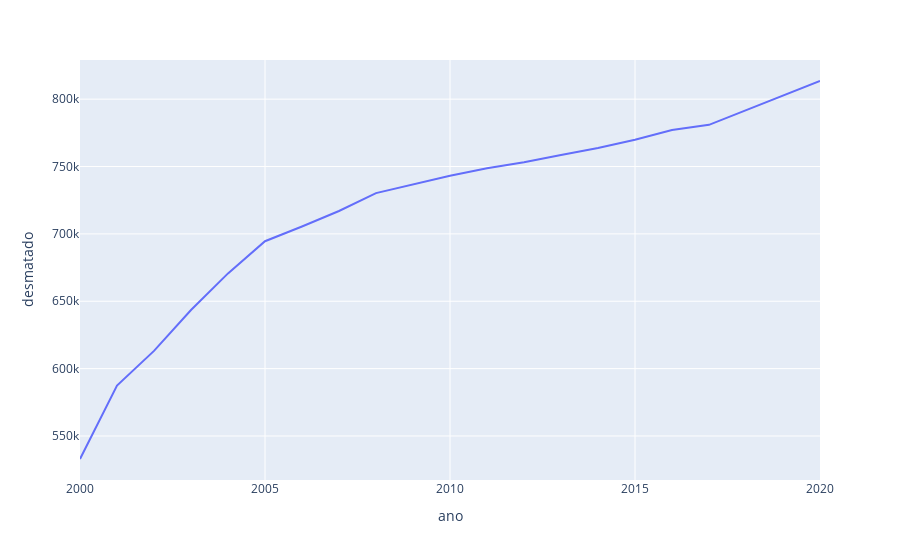

Source (notebook cell):
### Code cell
px.line(a, x = a.index, y = 'desmatado')

### Figure 1 — Plotly figure (JSON) as saved in the notebook; plotly's stock layout.template omitted (floating-point values rounded to 4 significant figures)
{"data": [{"hovertemplate": "ano=%{x}<br>desmatado=%{y}<extra></extra>", "legendgroup": "", "line": {"color": "#636efa", "dash": "solid"}, "marker": {"symbol": "circle"}, "mode": "lines", "name": "", "orientation": "v", "showlegend": false, "type": "scatter", "x": [2000, 2001, 2002, 2003, 2004, 2005, 2006, 2007, 2008, 2009, 2010, 2011, 2012, 2013, 2014, 2015, 2016, 2017, 2018, 2019, 2020], "xaxis": "x", "y": [532900.0, 587400.0, 613100.0, 643500.0, 670700.0, 694600.0, 705500.0, 717000.0, 730300.0, 736800.0, 743200.0, 748774, 753200.0, 758600.0, 763800.0, 769900.0, 777200.0, 781000.0, 791900.0, 802900.0, 813500.0], "yaxis": "y"}], "layout": {"legend": {"tracegroupgap": 0}, "margin": {"t": 60}, "xaxis": {"anchor": "y", "domain": [0, 1], "title": {"text": "ano"}}, "yaxis": {"anchor": "x", "domain": [0, 1], "title": {"text": "desmatado"}}}}
